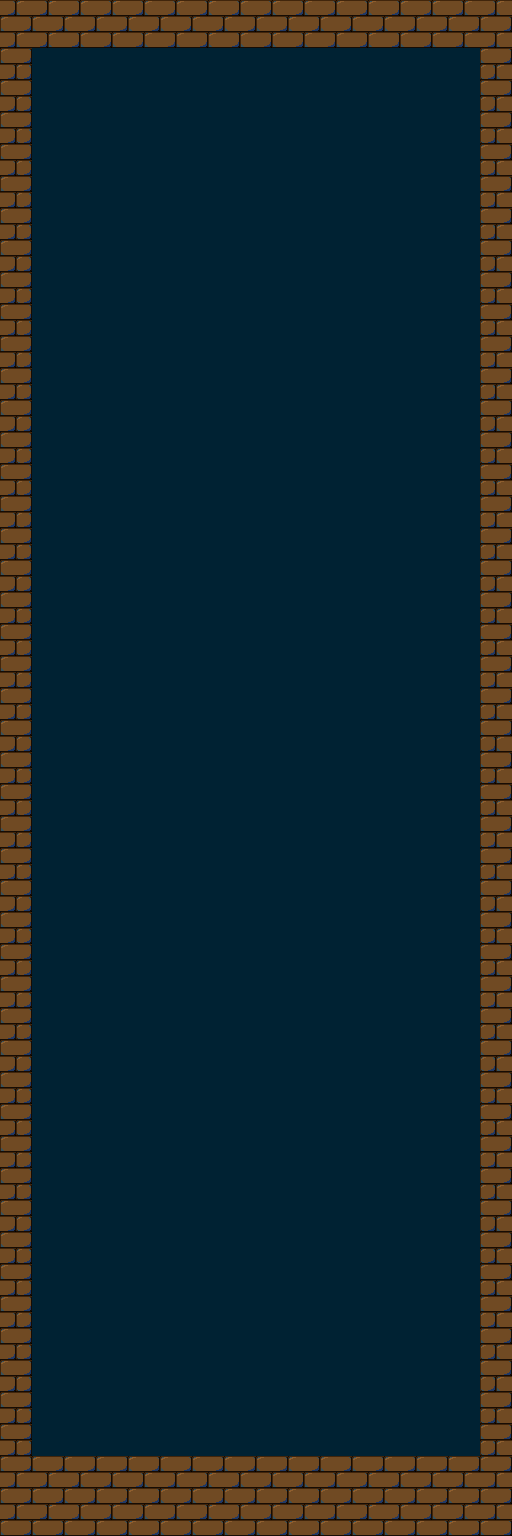

This game map was drawn from its Tiled (.tmx) file and the tilesets committed beside it. A one-line description and the trimmed map source follow:
An orthogonal 32x96 tile map with 16x16 px tiles, 1 tile layer (Tile Layer 1).

<map version="1.10" tiledversion="1.11.0" orientation="orthogonal" renderorder="right-down" width="32" height="96" tilewidth="16" tileheight="16" infinite="0" nextlayerid="3" nextobjectid="1">
 <properties>
  <property name="palette" value="Tower_palette" />
  <property name="tiles" value="Tower_tiles" />
 </properties>
 <tileset firstgid="1" source="../map-tiles/tower.tsx" />
 <layer id="1" name="Tile Layer 1" width="32" height="96">
  <data>[3072 cells, 3072 non-empty, 4 distinct tile ids]</data>
 </layer>
</map>
